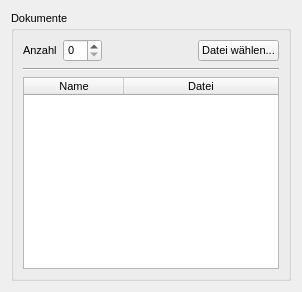
     <widget class="QWidget" name="documents_tab">
      <attribute name="title">
       <string>Dokumente</string>
      </attribute>
      <layout class="QVBoxLayout" name="verticalLayout_3">
       <item>
        <widget class="QGroupBox" name="documents_groupBox">
         <property name="font">
          <font>
           <family>Tahoma</family>
           <pointsize>8</pointsize>
          </font>
         </property>
         <property name="title">
          <string>Dokumente</string>
         </property>
         <layout class="QVBoxLayout" name="verticalLayout_4">
          <item>
           <layout class="QHBoxLayout" name="documentsControls_horizontalLayout">
            <item>
             <widget class="QLabel" name="numDocuments_label">
              <property name="font">
               <font>
                <family>Tahoma</family>
                <pointsize>8</pointsize>
               </font>
              </property>
              <property name="text">
               <string>Anzahl</string>
              </property>
             </widget>
            </item>
            <item>
             <widget class="QSpinBox" name="numDocuments_spinBox">
              <property name="font">
               <font>
                <family>Tahoma</family>
                <pointsize>8</pointsize>
               </font>
              </property>
              <property name="minimum">
               <number>0</number>
              </property>
              <property name="maximum">
               <number>99</number>
              </property>
              <property name="value">
               <number>0</number>
              </property>
             </widget>
            </item>
            <item>
             <spacer name="documentsControls_horizontalSpacer">
              <property name="font">
               <font>
                <family>Tahoma</family>
                <pointsize>8</pointsize>
               </font>
              </property>
              <property name="orientation">
               <enum>Qt::Horizontal</enum>
              </property>
              <property name="sizeHint" stdset="0">
               <size>
                <width>0</width>
                <height>0</height>
               </size>
              </property>
             </spacer>
            </item>
            <item>
             <widget class="QPushButton" name="chooseDocument_pushButton">
              <property name="font">
               <font>
                <family>Tahoma</family>
                <pointsize>8</pointsize>
               </font>
              </property>
              <property name="text">
               <string>Datei wählen...</string>
              </property>
             </widget>
            </item>
           </layout>
          </item>
          <item>
           <widget class="Line" name="documentsGroupBox_line">
            <property name="font">
             <font>
              <family>Tahoma</family>
              <pointsize>8</pointsize>
             </font>
            </property>
            <property name="orientation">
             <enum>Qt::Horizontal</enum>
            </property>
           </widget>
          </item>
          <item>
           <widget class="QTableWidget" name="documents_tableWidget">
            <property name="font">
             <font>
              <family>Tahoma</family>
              <pointsize>8</pointsize>
             </font>
            </property>
            <property name="tabKeyNavigation">
             <bool>false</bool>
            </property>
            <attribute name="horizontalHeaderStretchLastSection">
             <bool>true</bool>
            </attribute>
            <column>
             <property name="text">
              <string>Name</string>
             </property>
            </column>
            <column>
             <property name="text">
              <string>Datei</string>
             </property>
            </column>
           </widget>
          </item>
          <item>
           <spacer name="documentsTable_verticalSpacer">
            <property name="font">
             <font>
              <family>Tahoma</family>
              <pointsize>8</pointsize>
             </font>
            </property>
            <property name="orientation">
             <enum>Qt::Vertical</enum>
            </property>
            <property name="sizeHint" stdset="0">
             <size>
              <width>0</width>
              <height>0</height>
             </size>
            </property>
           </spacer>
          </item>
         </layout>
        </widget>
       </item>
      </layout>
     </widget>
